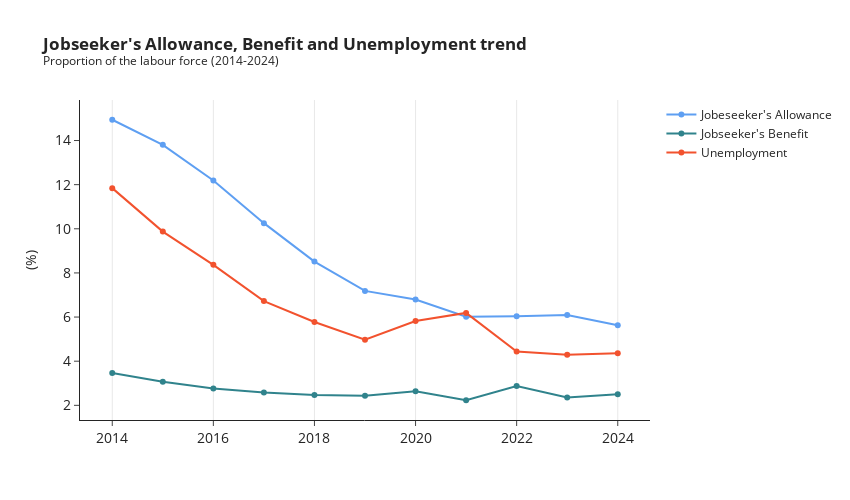

Notebook source saved alongside this figure:
### Code cell
years = np.arange(2014, 2025)

fig_4 = px.line(title="<b>Jobseeker's Allowance, Benefit and Unemployment trend</b><br><sup>Proportion of the labour force (2014-2024)</sup>",
              template='simple_white',
              )

fig_4.add_trace(go.Scatter(x=years, y=pvt_proportion['Jobseekers Allowance'], name="Jobeseeker's Allowance", line=dict(color="#5E9FF2")))
fig_4.add_trace(go.Scatter(x=years, y=pvt_proportion['Jobseekers Benefit'], name="Jobseeker's Benefit", line=dict(color="#30838C")))
fig_4.add_trace(go.Scatter(x=years, y=unemp_prop['proportion by labour_unem'], name="Unemployment", line=dict(color="#F2522E")))


fig_4.update_xaxes(tickfont=dict(size=14), title_text='', showgrid=True)
fig_4.update_yaxes(tickfont=dict(size=14), title_text='(%)')

fig_4.update_traces(mode='markers+lines', marker=dict(size=6))

fig_4.update_layout(width=850, height=500)

### Figure 1 — Plotly figure (JSON) as saved in the notebook; plotly's stock layout.template omitted (floating-point values rounded to 4 significant figures)
{"data": [{"hovertemplate": "<extra></extra>", "legendgroup": "", "line": {"color": "#1F77B4", "dash": "solid"}, "marker": {"size": 6, "symbol": "circle"}, "mode": "markers+lines", "name": "", "orientation": "v", "showlegend": false, "type": "scatter", "xaxis": "x", "yaxis": "y"}, {"line": {"color": "#5E9FF2"}, "marker": {"size": 6}, "mode": "markers+lines", "name": "Jobeseeker's Allowance", "type": "scatter", "x": [2014, 2015, 2016, 2017, 2018, 2019, 2020, 2021, 2022, 2023, 2024], "y": [14.94, 13.8, 12.19, 10.26, 8.513, 7.186, 6.795, 6.014, 6.04, 6.092, 5.629]}, {"line": {"color": "#30838C"}, "marker": {"size": 6}, "mode": "markers+lines", "name": "Jobseeker's Benefit", "type": "scatter", "x": [2014, 2015, 2016, 2017, 2018, 2019, 2020, 2021, 2022, 2023, 2024], "y": [3.463, 3.069, 2.763, 2.58, 2.469, 2.436, 2.639, 2.23, 2.876, 2.36, 2.5]}, {"line": {"color": "#F2522E"}, "marker": {"size": 6}, "mode": "markers+lines", "name": "Unemployment", "type": "scatter", "x": [2014, 2015, 2016, 2017, 2018, 2019, 2020, 2021, 2022, 2023, 2024], "y": [11.84, 9.872, 8.366, 6.723, 5.775, 4.971, 5.821, 6.187, 4.44, 4.288, 4.356]}], "layout": {"height": 500, "legend": {"tracegroupgap": 0}, "title": {"text": "<b>Jobseeker's Allowance, Benefit and Unemployment trend</b><br><sup>Proportion of the labour force (2014-2024)</sup>"}, "width": 850, "xaxis": {"anchor": "y", "domain": [0, 1], "showgrid": true, "tickfont": {"size": 14}, "title": {"text": ""}}, "yaxis": {"anchor": "x", "domain": [0, 1], "tickfont": {"size": 14}, "title": {"text": "(%)"}}}}
